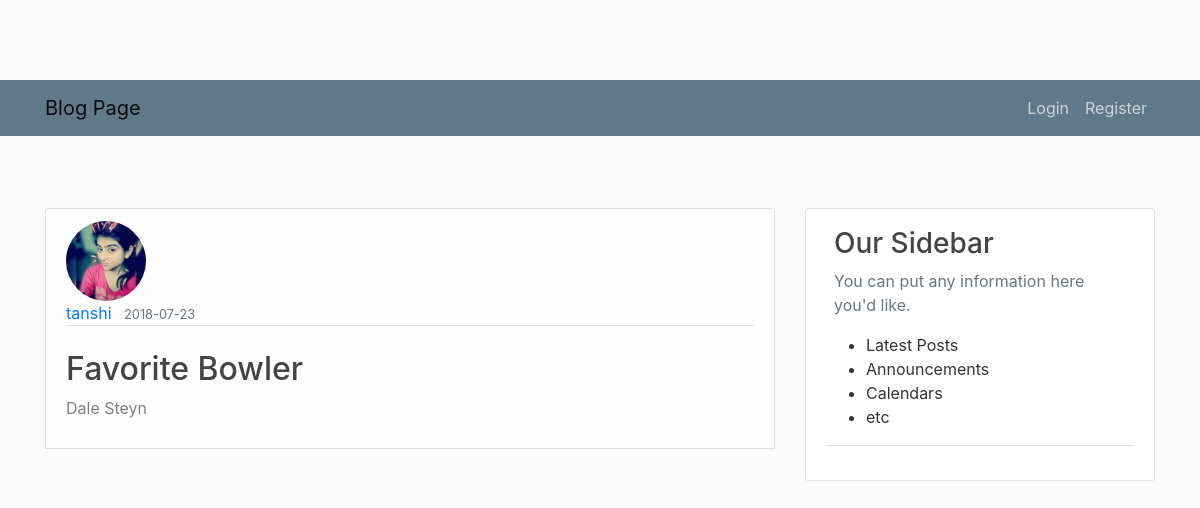
/post/6, run on the app's committed database.
### app/models.py (models this page shows, shortened)
class User(db.Model , UserMixin):
	id=db.Column(db.Integer , primary_key=True)
	username=db.Column(db.String(20) , unique=True, nullable=False)
	email=db.Column(db.String(50) , unique=True, nullable=False)
	image_file=db.Column(db.String(50),  nullable=False, default='default.jpg')
	password=db.Column(db.String(20) , nullable=False)
	posts=db.relationship('Post', backref='author', lazy=True)

class Post(db.Model):
	id=db.Column(db.Integer , primary_key=True)
	title=db.Column(db.String(100),nullable=False)
	date_posted=db.Column(db.DateTime, nullable=False, default=datetime.utcnow)
	content=db.Column(db.Text,nullable=False)
	user_id=db.Column(db.Integer, db.ForeignKey('user.id'),nullable=False)

### app/posts/routes.py (the view)
@posts.route("/post/<int:post_id>")
def post(post_id):
    post=Post.query.get_or_404(post_id)
    return render_template('post.html', title=post.title , post=post)

### app/templates/post.html (shortened to what this page needs)
{% extends 'layout.html' %}
{% block content %}
		<article class="list-group-item list-group-item-light">
		  <img style="width:80px;height:80px" class="rounded-circle article-img" src="{{ url_for('static', filename='profile_pics/' + post.author.image_file) }}">
          <div class="media-body article-container">
            <div class="border-bottom mb-4">
					<a class ="mr-2" href =" {{ url_for('users.user_posts' , username=post.author.username) }}">{{ post.author.username }}</a>
					<small class ="text-muted">{{ post.date_posted.strftime('%Y-%m-%d') }}</small>
				</div>
				<h2 class= "article-title" >{{ post.title }}</h2>
				<p class="article-content">{{ post.content }}</p>
			</div>
		</article>
{% endblock content %}

### app/static/main.css (style rules this page uses)
body { background: #fafafa; color: #333333; margin-top: 5rem; }
h1, h2, h3, h4, h5, h6 { color: #444444; }
.article-title { color: #444444; }
.article-content { white-space: pre-line; }
.article-img { height: 65px; width: 65px; margin-right: 16px; }

### data on the page
User: image_file (picture), author.username "tanshi"
Post: date_posted "2018-07-23", title "Favorite Bowler", content "Dale Steyn"
